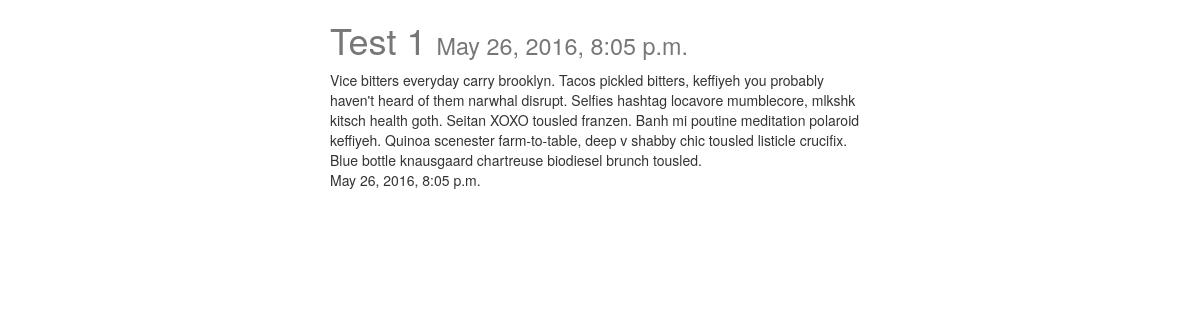
The app's page /posts/1/, older data.
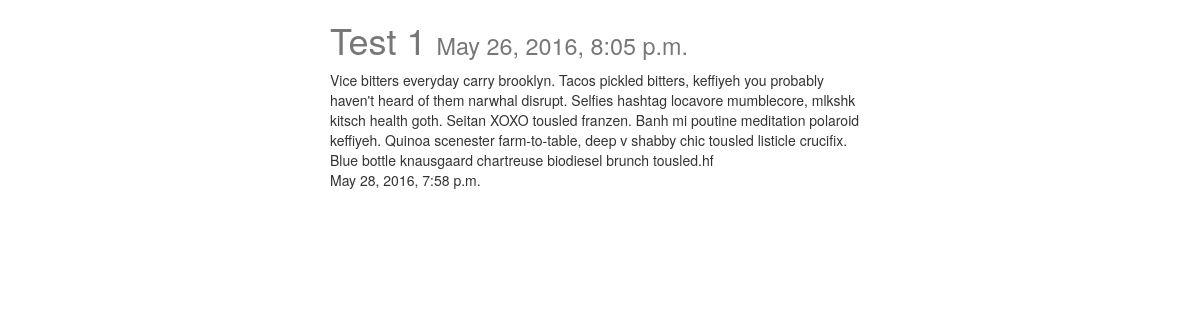
The same page, newer data.
### posts/models.py (models this page shows, shortened)
class Post(models.Model):
	title = models.CharField(max_length=120)
	image = models.FileField(upload_to=upload_location, null=True, blank=True)
	content = models.TextField()
	update = models.DateTimeField(auto_now=True, auto_now_add=False)
	timestamp = models.DateTimeField(auto_now=False, auto_now_add=True)

### posts/views.py (the view)
# urls.py: url(r'^(?P<id>\d+)/$', "posts.views.post_detail", name='detail'),
def post_detail(request, id=None):
	instance = get_object_or_404(Post, id=id)
	context = {
		"title": instance.title,
		"instance": instance,
	}
	return render(request, "post_detail.html", context)

### posts/templates/post_detail.html (shortened to what this page needs)
{% extends "base.html" %}
{% block content %}
	<div class="col-sm-6 col-sm-offset-3">
		<h1>{{title}} <small>{{instance.timestamp}}</small></h1>
			{{instance.content}}<br>
			{{instance.update}}<br>
	</div>
{% endblock content %}

Row changes from the older to the newer data that the page shows:
changed Post "Test 1": content "…knausgaard chartreuse biodiesel brunch tousled." → "…knausgaard chartreuse biodiesel brunch tousled.hf"; update "May 26, 2016, 8:05 p.m." → "May 28, 2016, 7:58 p.m."
